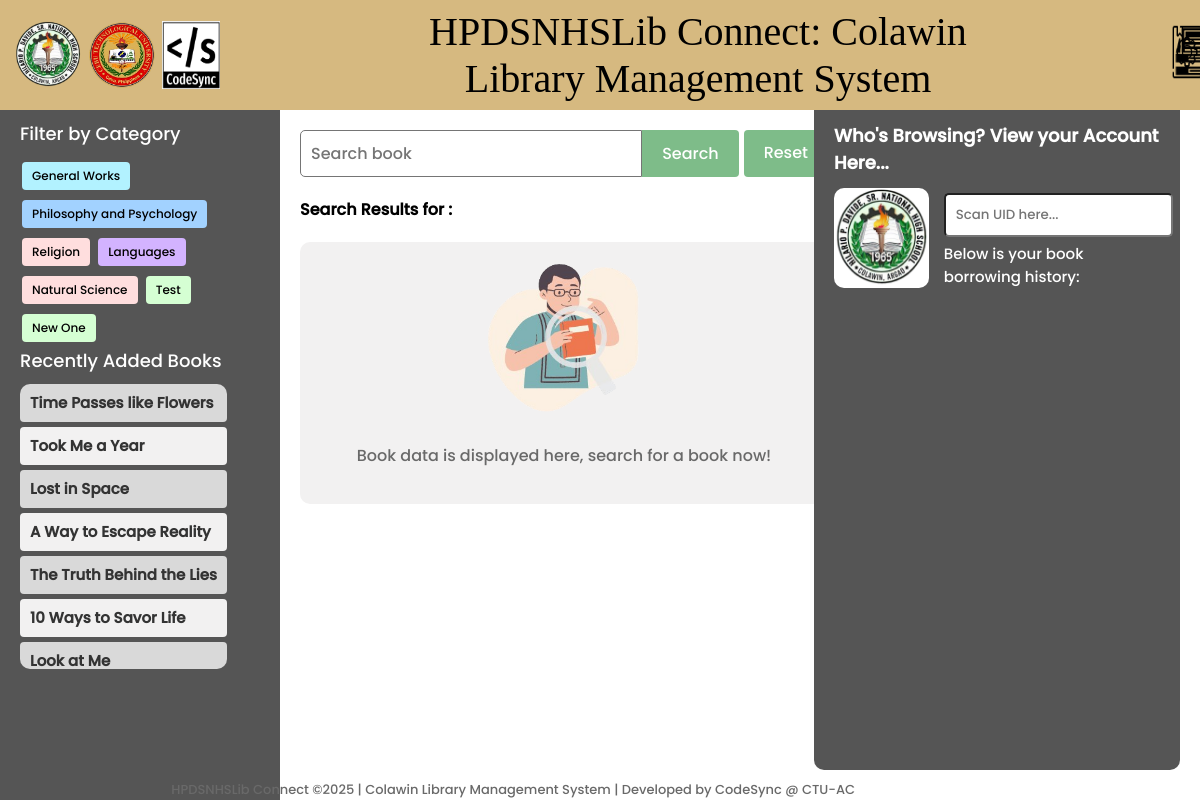
The page / on the database its author committed.
### library/models.py (models this page shows, shortened)
class Category(models.Model):
    name = models.CharField(max_length=100, unique=True)

class BookInventory(models.Model):
    BOOK_TYPE_CHOICES = [
        ('Circulation', 'Circulation'),
        ('Reference', 'Reference'),
        ('Novel', 'Novel'),
        ('Research/Academic', 'Research/Academic'),
        ('Encyclopedia', 'Encyclopedia'),
        ('Dictionary', 'Dictionary'),
        ('Year Book', 'Year Book'),
    ]
    book_number = models.CharField(max_length=10, primary_key=True)
    record_date = models.DateTimeField(auto_now_add=True)
    class_field = models.CharField(max_length=100, blank=True, null=True)
    author = models.CharField(max_length=200, blank=True, null=True)
    book_title = models.CharField(max_length=200)
    edition = models.CharField(max_length=50, blank=True, null=True)
    volume = models.CharField(max_length=50, blank=True, null=True)
    pages = models.IntegerField(blank=True, null=True)
    quantity = models.PositiveIntegerField(default=1)
    fund_source = models.CharField(max_length=100, blank=True, null=True)
    price = models.DecimalField(max_digits=10, decimal_places=2, blank=True, null=True)
    publisher = models.CharField(max_length=200, blank=True, null=True)
    year = models.IntegerField(blank=True, null=True)
    remark = models.TextField(blank=True, null=True)
    book_type = models.CharField(max_length=50, choices=BOOK_TYPE_CHOICES, default='Circulation')  # New field
    category = models.ForeignKey(Category, on_delete=models.CASCADE)
    location = models.ForeignKey(Location, on_delete=models.SET_NULL, blank=True, null=True, default=1)
    qr_code = models.ImageField(upload_to='qr_codes/', blank=True, null=True)
    status = models.CharField(max_length=50, default='Available')

### library/views.py (the view, shortened to what this page needs)
# urls.py: path('', views.landing, name='landing'),
def landing(request):
    query = request.GET.get('q')
    category_name = request.GET.get('category')  # Get category name from query params
    book_number = request.GET.get('book_number')  # Get book number from query params
    books = BookInventory.objects.all()
    categories = Category.objects.all()
    if category_name:
        books = books.filter(category__name=category_name)  # Filter by category
    if query:
        books = books.filter(
            Q(book_title__icontains=query) |
            Q(author__icontains=query) |
            Q(book_number__icontains=query)
        )
    for book in books:
        try:
            latest_borrow_slip = BorrowSlip.objects.filter(book_number=book.book_number).order_by('-date_borrow').first()
            current_date = timezone.now().date()
            if latest_borrow_slip:
                if latest_borrow_slip.due_date.date() < current_date and not latest_borrow_slip.returned:
                    book.status = 'Overdue'
                elif latest_borrow_slip.returned:
                    book.status = 'Returned'
                else:
                    book.status = 'Borrowed'
            else:
                book.status = 'Available'
        except BorrowSlip.DoesNotExist:
            book.status = 'Available'
    recent_books = BookInventory.objects.order_by('-record_date')[:10]
    for book in recent_books:
        try:
            latest_borrow_slip = BorrowSlip.objects.filter(book_number=book.book_number).order_by('-date_borrow').first()
            current_date = timezone.now().date()
            if latest_borrow_slip:
                if latest_borrow_slip.due_date.date() < current_date and not latest_borrow_slip.returned:
                    book.status = 'Overdue'
                elif latest_borrow_slip.returned:
                    book.status = 'Returned'
                else:
                    book.status = 'Borrowed'
            else:
                book.status = 'Available'
        except BorrowSlip.DoesNotExist:
            book.status = 'Available'
    book_detail = None
    category_counts = BookInventory.objects.values('category__name').annotate(count=Count('book_number')).order_by('category__name')
    categories_with_counts = [entry['category__name'] for entry in category_counts]
    counts = [entry['count'] for entry in category_counts]
    colors = plt.get_cmap('tab20').colors  # Use a colormap with enough distinct colors
    category_colors = dict(zip(categories_with_counts, colors))
    plt.figure(figsize=(14, 6))  # Increase figure width to accommodate legend
    bars = plt.bar(range(len(categories_with_counts)), counts, color=[category_colors[cat] for cat in categories_with_counts])
    plt.xlabel('Category')
    plt.ylabel('Number of Books')
    plt.title('Number of Books by Category')
    plt.xticks(range(len(categories_with_counts)), [''] * len(categories_with_counts))  # Empty labels for now
    handles = [plt.Line2D([0], [0], color=color, lw=4) for color in category_colors.values()]
    plt.legend(handles, category_colors.keys(), loc='center left', bbox_to_anchor=(1, 0.5))
    buffer = BytesIO()
    plt.savefig(buffer, format='png', bbox_inches='tight')
    buffer.seek(0)
    image_png = buffer.getvalue()
    buffer.close()
    graph = base64.b64encode(image_png).decode('utf-8')
    return render(request, 'library/landing.html', {
        'books': books,  # Pass filtered books to the template
        'query': query,
        'recent_books': recent_books,
        'book_detail': book_detail,
        'graph': graph,
        'categories': categories,
        'category_name': category_name,  # Pass the category name to the template
    })

### library/templates/library/landing.html (shortened to what this page needs)
{% extends 'main.html' %}
{% load static %}
{% block content %}
<div class="header">
    <img src="{% static 'images/hpdslogo.png' %}" alt="logo" style="width: 68px; height: 68px; border-radius: 50%; padding-left: 6px;">
    <img src="{% static 'images/ctu.png' %}" alt="logo" style="width: 68px; height: 68px; border-radius: 50%; padding-left: 6px;">
    <img src="{% static 'images/Codesynlogo.png' %}" alt="logo" style="width: 58px; height: 68px; padding-left: 6px;">
    <p class="title">HPDSNHSLib Connect: Colawin Library Management System</p>
    <a href="{% url 'landingLog' %}" class="hover-label-container">
        <img src="{% static 'images/documents.png' %}" style="width: 60px; height: 55px; padding-left: 140px;" alt="">
    </a>
    <a href="{% url 'directory' %}" class="hover-label-container">
        <img src="{% static 'images/literature.png' %}" style="width: 65px; height: 60px;" alt="">
    </a>
</div>
<div class="sidebar">
    <div class="section-label" style="margin-top: 30px; font-weight: lighter;">Filter by Category</div>
    <div class="category-button-container">
        {% for category in categories %}
            <a href="{% url 'landing' %}?category={{ category.name }}"
            class="category-button" data-category-name="{{ category.name }}">
                {{ category.name }}
            </a>
        {% empty %}
            <div style="margin: 5px; padding: 10px; color: gray;">No categories available</div>
        {% endfor %}
    </div>
    <div class="section-label" style="font-weight: lighter;">Recently Added Books</div>
    <div class="book-item-container">
        {% for recent_book in recent_books %}
            <a href="{% url 'landing' %}?book_number={{ recent_book.book_number }}"
               class="book-item {% if forloop.counter|divisibleby:2 %}even-row{% else %}odd-row{% endif %}"
               style="text-decoration: none; color: black; margin-bottom: 5px;">
                <div class="book-title" style="font-size: 15px;">
                    {{ recent_book.book_title }}
                </div>
            </a>
        {% endfor %}
    </div>
</div>
<div class="main-content">
    <div class="left">
        <div class="search-form-container">
            <div class="search-container">
                <form method="GET" action="{% url 'landing' %}" style="flex: 1; display: flex;">
                    <input type="text" class="search-input" name="q" placeholder="Search book" value="None" id="searchInput" autofocus onfocus="clearDefaultValue()" style="font-family: 'Poppins', sans-serif;">
                    <button type="submit" class="search-button" style="margin-right: 5px;">Search</button>
                    <a href="{% url 'landing' %}" class="reset-button">Reset</a>
                </form>
            </div>
        </div>
        <div class="section-label">Search Results for :
        </div>
<div class="book-item-container">
    {% if book_detail %}
        <strong style="background-color: #73532C; color:#ECECEC; border-radius: 5px; padding-left: 5px; padding-right: 5px;">
            {{ book_detail.book_title }}
        </strong>
        <div class="book-details">
            <p style="text-align: justify;">This was authored by <strong>{{ book_detail.author }}</strong>.
                It has the book number <strong>{{ book_detail.book_number }}</strong>. The book falls under the category of
                <strong>{{ book_detail.category.name }}</strong>. This book has <strong>{{ book_detail.edition }}</strong> edition, and it comprises
                <strong>{{ book_detail.volume }}</strong> volume(s) with <strong>{{ book_detail.pages }}</strong> pages.
                There are <strong>{{ book_detail.quantity }}</strong> copy/copies available. The book is funded as <strong>{{ book_detail.fund_source }}</strong>
                and is priced at <strong>{{ book_detail.price }}</strong>. It was published at <strong>{{ book_detail.publisher }}</strong> in the year
                <strong>{{ book_detail.year }}</strong>. <br><br>
            </p>
            <h2 id="book-title"></h2>
            <p id="status-summary">
                <label style="font-size: 14px; margin-right: 150px; margin-bottom: 4px;">
                    <strong>Copies:</strong> <span>{{ book_detail.quantity }}</span>
                </label>
                <label for="available-count" class="status-item" style="background-color: #d4edda; padding: 2px 6px; border-radius: 3px; margin-right: 6px; margin-bottom: 4px;">
                    <strong>Available:</strong> <span id="available-count">Loading...</span>
                </label>
                <label for="borrowed-count" class="status-item" style="background-color: #cce5ff; padding: 2px 6px; border-radius: 3px; margin-right: 6px; margin-bottom: 4px;">
                    <strong>Borrowed:</strong> <span id="borrowed-count">Loading...</span>
                </label>
                <label for="reserved-count" class="status-item" style="background-color: #fff3cd; padding: 2px 6px; border-radius: 3px; margin-right: 6px; margin-bottom: 4px;">
                    <strong>Reserved:</strong> <span id="reserved-count">Loading...</span>
                </label>
                <label for="overdue-count" class="status-item" style="background-color: #f8d7da; padding: 2px 6px; border-radius: 3px; margin-right: 6px; margin-bottom: 4px;">
                    <strong>Overdue:</strong> <span id="overdue-count">Loading...</span>
                </label>
                <label for="lost-count" class="status-item" style="background-color: #f8d7da; padding: 2px 6px; border-radius: 3px; margin-bottom: 4px;">
                    <strong>Lost:</strong> <span id="lost-count">Loading...</span>
                </label>
            </p>
            <strong>Book Location:</strong> <strong style="color: green;">{{ book_detail.location }}</strong>.
        </div>
        <div class="button-container" style="padding-top: 20px; gap: 10px;">
            <a href="javascript:void(0);" class="search-button" style="text-decoration: none; background-color: #757575; padding: 10px; color: white; border-radius: 5px;" onclick="history.back();">Back to Search Results</a>
        </div>
    {% else %}
            {% if request.GET.category %}
            <div id="book-container">
                {% for book in books %}
                    <div>
                        <a href="{% url 'landing' %}?q={{ query }}&book_number={{ book.book_number }}&category={{ book.category.name }}"
                                class="book-item {% if forloop.counter|divisibleby:2 %}even-row{% else %}odd-row{% endif %}"
                                style="text-decoration: none; color: black;">
                                <div class="book-title">{{ book.book_title }}</div>
                                <div class="book-details">
                                    <strong>Author:</strong> {{ book.author }}<br>
                                    <strong>Book Number:</strong> {{ book.book_number }}<br>
                                </div>
                            </a>
                    </div>
                {% empty %}
                    <p>No books found in this category.</p>
                {% endfor %}
            </div>
        {% else %}
                {% if query or category %}
                    {% if books %}
                    <div>
                        {% for book in books %}
                            <a href="{% url 'landing' %}?q={{ query }}&book_number={{ book.book_number }}&category={{ book.category.name }}"
                                class="book-item {% if forloop.counter|divisibleby:2 %}even-row{% else %}odd-row{% endif %}"
                                style="text-decoration: none; color: black;">
                                <div class="book-title">{{ book.book_title }}</div>
                                <div class="book-details">
                                    <strong>Author:</strong> {{ book.author }}<br>
                                    <strong>Book Number:</strong> {{ book.book_number }}<br>
                                </div>
                            </a>
                        {% endfor %}
                    </div>
                {% else %}
                    <div class="mess">
                        <div class="image-container">
                            <img src="{% static 'images/searchLOGO1.png' %}" alt="logo" class="image-logo">
                        </div>
                        <p style="color: dimgray;">No results found for your search.</p>
                    </div>
                {% endif %}
                {% else %}
                <div class="mess">
                    <div class="image-container">
                        <img src="{% static 'images/searchLOGO.png' %}" alt="logo" class="image-logo">
                    </div>
                    <p style="color: dimgray; text-align: center;">Book data is displayed here, search for a book now!</p>
                </div>
                {% endif %}
            {% endif %}
        </div>
        {% endif %}
    </div>
    <div class="side-container">
        <div class="section-label" style="color: white; font-weight: lighter;">
            <h1 style="font-size: 18px;">Who's Browsing? View your Account Here...</h1>
        </div>
        <div class="search-container">
            <div class="who-container" style="display: flex;">
                <div id="qr-code-container" style="margin-bottom: 10px; margin-right: 15px;">
                    <img id="qr-code-image" src="{% static 'images/hpdslogo.png' %}" alt="QR Code" style="width: 100px; height: 100px; border-radius: 10px; background-color: white;"/>
                </div>
                <div class="side" style="width: 70%;">
                <div class="UID_field">
                    <input type="password" id="uid-input" placeholder="Scan UID here..." oninput="fetchBorrowHistory()"
                        style="width: 95%; padding: 10px; border-radius: 5px; margin-bottom: 5px; font-family: 'Poppins', sans-serif;">
                        <p style="font-size: 15px; color: white; margin: 0;">Below is your book borrowing history:</p>
            </div>
        </div>
        </div>
        </div>
    </div>
</div>
{% endblock content %}

### rows shown on the page
Category: name "General Works"
Category: name "Philosophy and Psychology"
Category: name "Religion"
Category: name "Languages"
Category: name "Natural Science"
Category: name "Test"
Category: name "New One"
BookInventory: book_title "Time Passes like Flowers"
BookInventory: book_title "Took Me a Year"
BookInventory: book_title "Lost in Space"
BookInventory: book_title "A Way to Escape Reality"
BookInventory: book_title "The Truth Behind the Lies"
BookInventory: book_title "10 Ways to Savor Life"
BookInventory: book_title "Look at Me"
